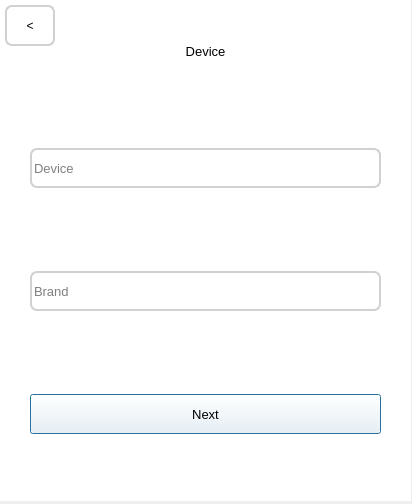
<?xml version="1.0" encoding="UTF-8"?>
<ui version="4.0">
    <class>Dialog</class>
    <widget class="QDialog" name="Dialog">
        <property name="geometry">
            <rect>
                <x>0</x>
                <y>0</y>
                <width>412</width>
                <height>504</height>
            </rect>
        </property>
        <property name="windowTitle">
            <string>Dialog</string>
        </property>
        <widget class="QWidget" name="widget" native="true">
            <property name="geometry">
                <rect>
                    <x>0</x>
                    <y>0</y>
                    <width>411</width>
                    <height>501</height>
                </rect>
            </property>
            <property name="styleSheet">
                <string notr="true">background-color: #FFFFFF;</string>
            </property>
            <widget class="QWidget" name="horizontalLayoutWidget">
                <property name="geometry">
                    <rect>
                        <x>0</x>
                        <y>30</y>
                        <width>411</width>
                        <height>42</height>
                    </rect>
                </property>
                <layout class="QHBoxLayout" name="horizontalLayout_5">
                    <property name="sizeConstraint">
                        <enum>QLayout::SetNoConstraint</enum>
                    </property>
                    <item>
                        <widget class="QLabel" name="title">
                            <property name="sizePolicy">
                                <sizepolicy hsizetype="Expanding" vsizetype="Fixed">
                                    <horstretch>0</horstretch>
                                    <verstretch>0</verstretch>
                                </sizepolicy>
                            </property>
                            <property name="minimumSize">
                                <size>
                                    <width>0</width>
                                    <height>40</height>
                                </size>
                            </property>
                            <property name="font">
                                <font>
                                    <pointsize>10</pointsize>
                                </font>
                            </property>
                            <property name="text">
                                <string>Device</string>
                            </property>
                            <property name="alignment">
                                <set>Qt::AlignCenter</set>
                            </property>
                        </widget>
                    </item>
                </layout>
            </widget>
            <widget class="QWidget" name="verticalLayoutWidget_2">
                <property name="geometry">
                    <rect>
                        <x>0</x>
                        <y>71</y>
                        <width>411</width>
                        <height>441</height>
                    </rect>
                </property>
                <layout class="QVBoxLayout" name="verticalLayout_10">
                    <property name="leftMargin">
                        <number>30</number>
                    </property>
                    <property name="topMargin">
                        <number>0</number>
                    </property>
                    <property name="rightMargin">
                        <number>30</number>
                    </property>
                    <item>
                        <widget class="QLineEdit" name="deviceInput">
                            <property name="minimumSize">
                                <size>
                                    <width>0</width>
                                    <height>40</height>
                                </size>
                            </property>
                            <property name="font">
                                <font>
                                    <pointsize>10</pointsize>
                                </font>
                            </property>
                            <property name="styleSheet">
                                <string notr="true">border-radius : 7; border: 2px solid #D1D1D1</string>
                            </property>
                            <property name="placeholderText">
                                <string>Device</string>
                            </property>
                        </widget>
                    </item>
                    <item>
                        <widget class="QLineEdit" name="brandInput">
                            <property name="minimumSize">
                                <size>
                                    <width>0</width>
                                    <height>40</height>
                                </size>
                            </property>
                            <property name="font">
                                <font>
                                    <pointsize>10</pointsize>
                                </font>
                            </property>
                            <property name="styleSheet">
                                <string notr="true">border-radius : 7; border: 2px solid #D1D1D1</string>
                            </property>
                            <property name="placeholderText">
                                <string>Brand</string>
                            </property>
                        </widget>
                    </item>
                    <item>
                        <widget class="QPushButton" name="nextButton">
                            <property name="sizePolicy">
                                <sizepolicy hsizetype="Expanding" vsizetype="Fixed">
                                    <horstretch>0</horstretch>
                                    <verstretch>0</verstretch>
                                </sizepolicy>
                            </property>
                            <property name="minimumSize">
                                <size>
                                    <width>0</width>
                                    <height>40</height>
                                </size>
                            </property>
                            <property name="font">
                                <font>
                                    <pointsize>10</pointsize>
                                </font>
                            </property>
                            <property name="styleSheet">
                                <string notr="true">border-radius : 15; border: 2 px solid black; background-color:
                                    #414BB2; color: white;

                                    pressed ({
                                    border: 4px solid #090;
                                    border-radius: 5px
                                    })
                                </string>
                            </property>
                            <property name="text">
                                <string>Next</string>
                            </property>
                        </widget>
                    </item>
                </layout>
            </widget>
            <widget class="QWidget" name="verticalLayoutWidget">
                <property name="geometry">
                    <rect>
                        <x>0</x>
                        <y>0</y>
                        <width>411</width>
                        <height>46</height>
                    </rect>
                </property>
                <layout class="QVBoxLayout" name="verticalLayout_11">
                    <property name="leftMargin">
                        <number>5</number>
                    </property>
                    <property name="topMargin">
                        <number>5</number>
                    </property>
                    <item>
                        <widget class="QPushButton" name="backButton">
                            <property name="sizePolicy">
                                <sizepolicy hsizetype="Minimum" vsizetype="Fixed">
                                    <horstretch>0</horstretch>
                                    <verstretch>0</verstretch>
                                </sizepolicy>
                            </property>
                            <property name="minimumSize">
                                <size>
                                    <width>0</width>
                                    <height>40</height>
                                </size>
                            </property>
                            <property name="maximumSize">
                                <size>
                                    <width>50</width>
                                    <height>50</height>
                                </size>
                            </property>
                            <property name="styleSheet">
                                <string notr="true">border-radius : 7; border: 2px solid #D1D1D1</string>
                            </property>
                            <property name="text">
                                <string>&lt;</string>
                            </property>
                        </widget>
                    </item>
                </layout>
            </widget>
        </widget>
    </widget>
    <resources/>
    <connections/>
</ui>
